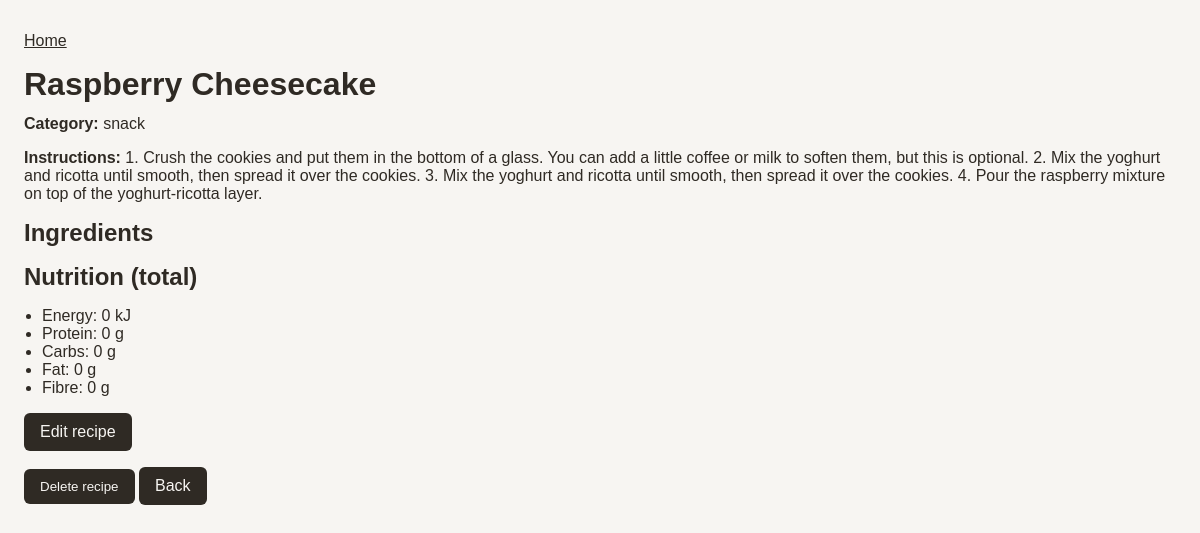
The app's page /recipes/3, older data.
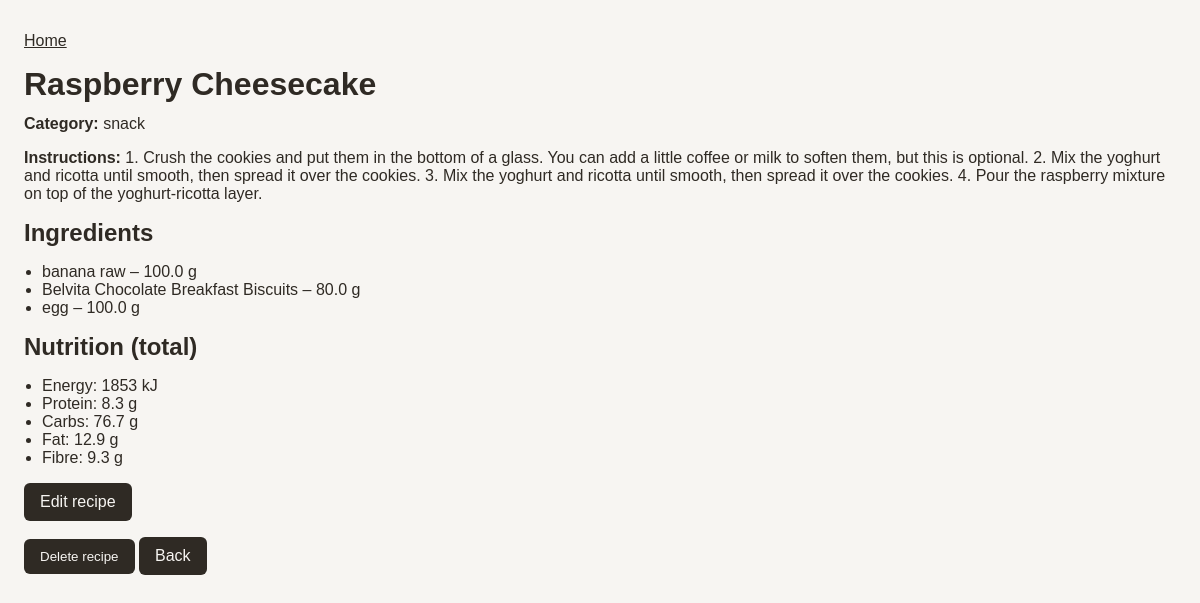
The same page, newer data.
### tables this page shows
CREATE TABLE recipe_ingredients (
            id INTEGER PRIMARY KEY AUTOINCREMENT,
            recipe_id INTEGER NOT NULL,
            ingredient_name TEXT NOT NULL,
            portion_g REAL NOT NULL,
            FOREIGN KEY (recipe_id) REFERENCES recipes(id)
        );

### app/routes/recipes.py (the view)
@router.get("/{recipe_id}")
def recipe_detail(request: Request, recipe_id: int):
    recipe = load_recipe(recipe_id)
    ingredients = get_all_ingredient_names()
    nutrients = recalculate_nutrients(recipe)
    return templates.TemplateResponse(
        "recipe_detail.html",
        {
            "request": request,
            "recipe_id": recipe_id,
            "recipe": recipe,
            "ingredients": ingredients,
            "nutrients": nutrients,
        },
    )

### app/templates/recipe_detail.html (shortened to what this page needs)
{% extends "base.html" %}
{% block content %}
    <h1>{{ recipe.name }}</h1>
    <p><strong>Category:</strong> {{ recipe.category }}</p>
    <p><strong>Instructions:</strong> {{ recipe.instructions }}</p>
    <h2>Ingredients</h2>
    <ul>
      {% for i in recipe.ingredients %}
      <li>{{ i.name }} – {{ i.portion_g }} g</li>
      {% endfor %}
    </ul>
    <h2>Nutrition (total)</h2>
    <ul>
      <li>Energy: {{ nutrients.energy_kj | round(0) }} kJ</li>
      <li>Protein: {{ nutrients.protein_g | round(1) }} g</li>
      <li>Carbs: {{ nutrients.carbs_g | round(1) }} g</li>
      <li>Fat: {{ nutrients.fat_g | round(1) }} g</li>
      <li>Fibre: {{ nutrients.fibre_g | round(1) }} g</li>
    </ul>
    <p>
      <a href="/recipes/{{ recipe_id }}/edit" class="button-link">Edit recipe</a>
      <form method="post" action="/recipes/{{ recipe_id }}/delete" style="display:inline;">
        <button type="submit">Delete recipe</button>
      </form>
      <a href="/recipes" class="button-link">Back</a>
    </p>
{% endblock %}

Row changes from the older to the newer data that the page shows:
added recipe_ingredients: name "banana raw", portion_g "100.0"
added recipe_ingredients: name "Belvita Chocolate Breakfast Biscuits", portion_g "80.0"
added recipe_ingredients: name "egg", portion_g "100.0"
Text that changed along with them:
{{ nutrients.energy_kj | round(0) }}: "0" → "1853"
{{ nutrients.protein_g | round(1) }}: "0" → "8.3"
{{ nutrients.carbs_g | round(1) }}: "0" → "76.7"
{{ nutrients.fat_g | round(1) }}: "0" → "12.9"
{{ nutrients.fibre_g | round(1) }}: "0" → "9.3"
